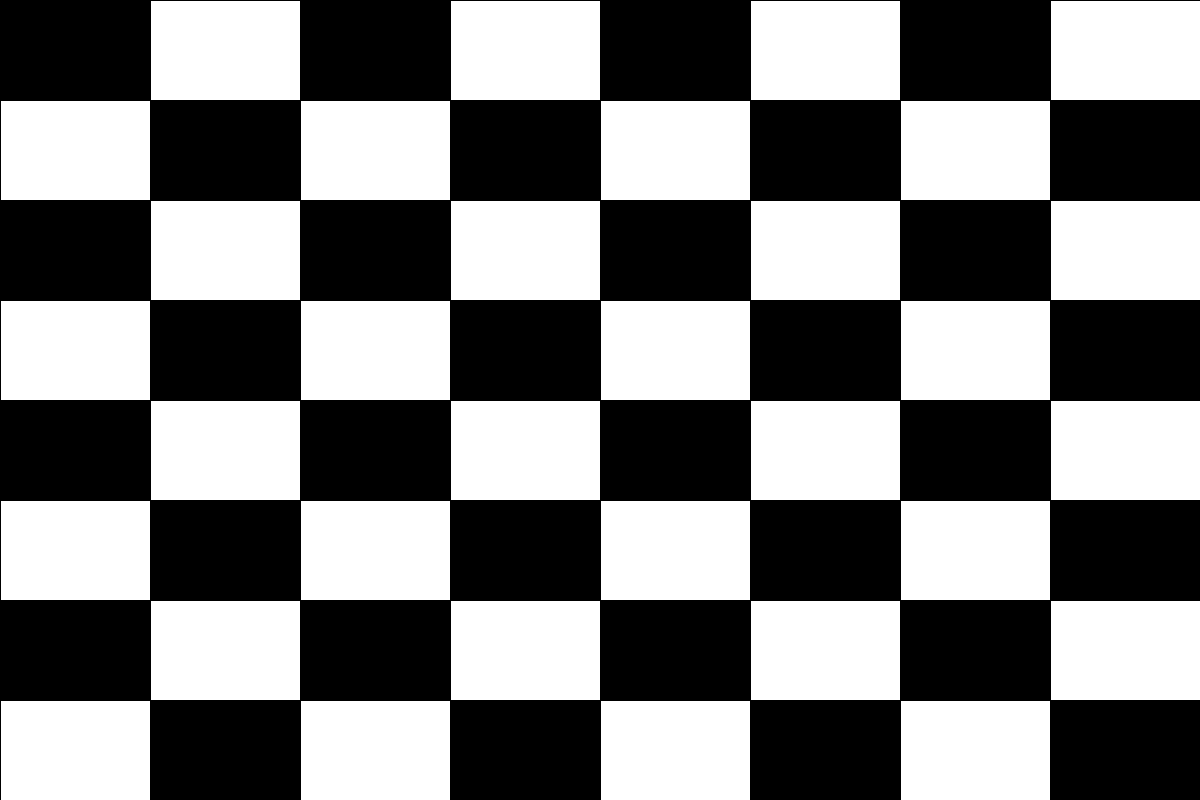
Frame 1 (no input)
Frame 60 (the mouse pressed at the canvas centre just before this capture): identical to frame 1, image omitted
Frame 120 (the mouse held since frame 60 and released just before this capture): identical to frame 1, image omitted

The Processing sketch that drew this single still picture (run headless with seeded random() and noise(); from frame 60 on, the mouse is pressed at the canvas centre):

// Processing sketch: Task_6
// ── Task_6.pde

// 6.a
int[][] board = new int[8][8];

// 6.b
void setup() {
size(1200, 800);

  for (int i=0; i<board.length; i++) {
    for (int j=0; j<board.length; j++) {
      board[i][j]=(j+i)%2;
      print(board[i][j]);
    }
    println();
  }
}

// 6.c
void draw() {

  for (int i=0; i<board.length; i++) {
    for (int j=0; j<board.length; j++) {
           
// 6.d
      fill((j+i)%2*255);
      rect(i*(width/8), j*(height/8), width, height);
      
    }
  }
}
